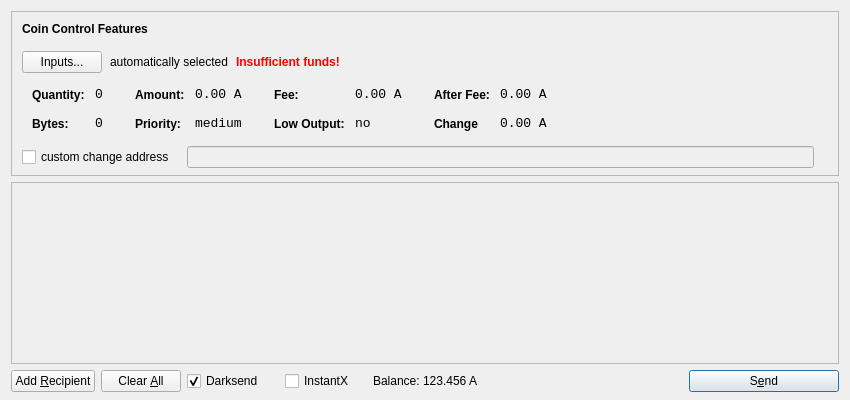
<?xml version="1.0" encoding="UTF-8"?>
<ui version="4.0">
 <class>SendCoinsDialog</class>
 <widget class="QDialog" name="SendCoinsDialog">
  <property name="geometry">
   <rect>
    <x>0</x>
    <y>0</y>
    <width>850</width>
    <height>400</height>
   </rect>
  </property>
  <property name="windowTitle">
   <string>Send Coins</string>
  </property>
  <layout class="QVBoxLayout" name="verticalLayout" stretch="0,1,0">
   <property name="bottomMargin">
    <number>8</number>
   </property>
   <item>
    <widget class="QFrame" name="frameCoinControl">
     <property name="sizePolicy">
      <sizepolicy hsizetype="Expanding" vsizetype="Expanding">
       <horstretch>0</horstretch>
       <verstretch>0</verstretch>
      </sizepolicy>
     </property>
     <property name="maximumSize">
      <size>
       <width>16777215</width>
       <height>16777215</height>
      </size>
     </property>
     <property name="frameShape">
      <enum>QFrame::StyledPanel</enum>
     </property>
     <property name="frameShadow">
      <enum>QFrame::Sunken</enum>
     </property>
     <layout class="QVBoxLayout" name="verticalLayoutCoinControl2">
      <property name="spacing">
       <number>-1</number>
      </property>
      <property name="leftMargin">
       <number>0</number>
      </property>
      <property name="topMargin">
       <number>0</number>
      </property>
      <property name="rightMargin">
       <number>0</number>
      </property>
      <property name="bottomMargin">
       <number>6</number>
      </property>
      <item>
       <layout class="QVBoxLayout" name="verticalLayoutCoinControl" stretch="0,0,0,0,1">
        <property name="spacing">
         <number>0</number>
        </property>
        <property name="leftMargin">
         <number>10</number>
        </property>
        <property name="topMargin">
         <number>10</number>
        </property>
        <item>
         <layout class="QHBoxLayout" name="horizontalLayoutCoinControl1">
          <property name="bottomMargin">
           <number>15</number>
          </property>
          <item>
           <widget class="QLabel" name="labelCoinControlFeatures">
            <property name="sizePolicy">
             <sizepolicy hsizetype="Preferred" vsizetype="Maximum">
              <horstretch>0</horstretch>
              <verstretch>0</verstretch>
             </sizepolicy>
            </property>
            <property name="font">
             <font>
              <weight>75</weight>
              <bold>true</bold>
             </font>
            </property>
            <property name="styleSheet">
             <string notr="true">font-weight:bold;</string>
            </property>
            <property name="text">
             <string>Coin Control Features</string>
            </property>
           </widget>
          </item>
         </layout>
        </item>
        <item>
         <layout class="QHBoxLayout" name="horizontalLayoutCoinControl2" stretch="0,0,0,0">
          <property name="spacing">
           <number>8</number>
          </property>
          <property name="bottomMargin">
           <number>10</number>
          </property>
          <item>
           <widget class="QPushButton" name="pushButtonCoinControl">
            <property name="styleSheet">
             <string notr="true"/>
            </property>
            <property name="text">
             <string>Inputs...</string>
            </property>
           </widget>
          </item>
          <item>
           <widget class="QLabel" name="labelCoinControlAutomaticallySelected">
            <property name="text">
             <string>automatically selected</string>
            </property>
            <property name="margin">
             <number>5</number>
            </property>
           </widget>
          </item>
          <item>
           <widget class="QLabel" name="labelCoinControlInsuffFunds">
            <property name="font">
             <font>
              <weight>75</weight>
              <bold>true</bold>
             </font>
            </property>
            <property name="styleSheet">
             <string notr="true">color:red;font-weight:bold;</string>
            </property>
            <property name="text">
             <string>Insufficient funds!</string>
            </property>
            <property name="margin">
             <number>5</number>
            </property>
           </widget>
          </item>
          <item>
           <spacer name="horizontalSpacerCoinControl">
            <property name="orientation">
             <enum>Qt::Horizontal</enum>
            </property>
            <property name="sizeHint" stdset="0">
             <size>
              <width>40</width>
              <height>1</height>
             </size>
            </property>
           </spacer>
          </item>
         </layout>
        </item>
        <item>
         <widget class="QWidget" name="widgetCoinControl" native="true">
          <property name="sizePolicy">
           <sizepolicy hsizetype="Preferred" vsizetype="Preferred">
            <horstretch>0</horstretch>
            <verstretch>0</verstretch>
           </sizepolicy>
          </property>
          <property name="minimumSize">
           <size>
            <width>0</width>
            <height>0</height>
           </size>
          </property>
          <property name="styleSheet">
           <string notr="true"/>
          </property>
          <layout class="QHBoxLayout" name="horizontalLayoutCoinControl5">
           <property name="margin">
            <number>0</number>
           </property>
           <item>
            <layout class="QHBoxLayout" name="horizontalLayoutCoinControl3" stretch="0,0,0,1">
             <property name="spacing">
              <number>20</number>
             </property>
             <property name="topMargin">
              <number>0</number>
             </property>
             <property name="bottomMargin">
              <number>10</number>
             </property>
             <item>
              <layout class="QFormLayout" name="formLayoutCoinControl1">
               <property name="horizontalSpacing">
                <number>10</number>
               </property>
               <property name="verticalSpacing">
                <number>14</number>
               </property>
               <property name="leftMargin">
                <number>10</number>
               </property>
               <property name="topMargin">
                <number>4</number>
               </property>
               <property name="rightMargin">
                <number>6</number>
               </property>
               <item row="0" column="0">
                <widget class="QLabel" name="labelCoinControlQuantityText">
                 <property name="styleSheet">
                  <string notr="true">font-weight:bold;</string>
                 </property>
                 <property name="text">
                  <string>Quantity:</string>
                 </property>
                 <property name="margin">
                  <number>0</number>
                 </property>
                </widget>
               </item>
               <item row="0" column="1">
                <widget class="QLabel" name="labelCoinControlQuantity">
                 <property name="font">
                  <font>
                   <family>Monospace</family>
                   <pointsize>10</pointsize>
                  </font>
                 </property>
                 <property name="cursor">
                  <cursorShape>IBeamCursor</cursorShape>
                 </property>
                 <property name="contextMenuPolicy">
                  <enum>Qt::ActionsContextMenu</enum>
                 </property>
                 <property name="text">
                  <string>0</string>
                 </property>
                 <property name="margin">
                  <number>0</number>
                 </property>
                 <property name="textInteractionFlags">
                  <set>Qt::LinksAccessibleByMouse|Qt::TextSelectableByKeyboard|Qt::TextSelectableByMouse</set>
                 </property>
                </widget>
               </item>
               <item row="1" column="0">
                <widget class="QLabel" name="labelCoinControlBytesText">
                 <property name="styleSheet">
                  <string notr="true">font-weight:bold;</string>
                 </property>
                 <property name="text">
                  <string>Bytes:</string>
                 </property>
                </widget>
               </item>
               <item row="1" column="1">
                <widget class="QLabel" name="labelCoinControlBytes">
                 <property name="font">
                  <font>
                   <family>Monospace</family>
                   <pointsize>10</pointsize>
                  </font>
                 </property>
                 <property name="cursor">
                  <cursorShape>IBeamCursor</cursorShape>
                 </property>
                 <property name="contextMenuPolicy">
                  <enum>Qt::ActionsContextMenu</enum>
                 </property>
                 <property name="text">
                  <string>0</string>
                 </property>
                 <property name="textInteractionFlags">
                  <set>Qt::LinksAccessibleByMouse|Qt::TextSelectableByKeyboard|Qt::TextSelectableByMouse</set>
                 </property>
                </widget>
               </item>
              </layout>
             </item>
             <item>
              <layout class="QFormLayout" name="formLayoutCoinControl2">
               <property name="horizontalSpacing">
                <number>10</number>
               </property>
               <property name="verticalSpacing">
                <number>14</number>
               </property>
               <property name="leftMargin">
                <number>6</number>
               </property>
               <property name="topMargin">
                <number>4</number>
               </property>
               <property name="rightMargin">
                <number>6</number>
               </property>
               <item row="0" column="0">
                <widget class="QLabel" name="labelCoinControlAmountText">
                 <property name="styleSheet">
                  <string notr="true">font-weight:bold;</string>
                 </property>
                 <property name="text">
                  <string>Amount:</string>
                 </property>
                 <property name="margin">
                  <number>0</number>
                 </property>
                </widget>
               </item>
               <item row="0" column="1">
                <widget class="QLabel" name="labelCoinControlAmount">
                 <property name="font">
                  <font>
                   <family>Monospace</family>
                   <pointsize>10</pointsize>
                  </font>
                 </property>
                 <property name="cursor">
                  <cursorShape>IBeamCursor</cursorShape>
                 </property>
                 <property name="contextMenuPolicy">
                  <enum>Qt::ActionsContextMenu</enum>
                 </property>
                 <property name="text">
                  <string>0.00 A</string>
                 </property>
                 <property name="textInteractionFlags">
                  <set>Qt::LinksAccessibleByMouse|Qt::TextSelectableByKeyboard|Qt::TextSelectableByMouse</set>
                 </property>
                </widget>
               </item>
               <item row="1" column="0">
                <widget class="QLabel" name="labelCoinControlPriorityText">
                 <property name="styleSheet">
                  <string notr="true">font-weight:bold;</string>
                 </property>
                 <property name="text">
                  <string>Priority:</string>
                 </property>
                </widget>
               </item>
               <item row="1" column="1">
                <widget class="QLabel" name="labelCoinControlPriority">
                 <property name="font">
                  <font>
                   <family>Monospace</family>
                   <pointsize>10</pointsize>
                  </font>
                 </property>
                 <property name="cursor">
                  <cursorShape>IBeamCursor</cursorShape>
                 </property>
                 <property name="contextMenuPolicy">
                  <enum>Qt::ActionsContextMenu</enum>
                 </property>
                 <property name="text">
                  <string>medium</string>
                 </property>
                 <property name="textInteractionFlags">
                  <set>Qt::LinksAccessibleByMouse|Qt::TextSelectableByKeyboard|Qt::TextSelectableByMouse</set>
                 </property>
                </widget>
               </item>
              </layout>
             </item>
             <item>
              <layout class="QFormLayout" name="formLayoutCoinControl3">
               <property name="horizontalSpacing">
                <number>10</number>
               </property>
               <property name="verticalSpacing">
                <number>14</number>
               </property>
               <property name="leftMargin">
                <number>6</number>
               </property>
               <property name="topMargin">
                <number>4</number>
               </property>
               <property name="rightMargin">
                <number>6</number>
               </property>
               <item row="0" column="0">
                <widget class="QLabel" name="labelCoinControlFeeText">
                 <property name="styleSheet">
                  <string notr="true">font-weight:bold;</string>
                 </property>
                 <property name="text">
                  <string>Fee:</string>
                 </property>
                 <property name="margin">
                  <number>0</number>
                 </property>
                </widget>
               </item>
               <item row="0" column="1">
                <widget class="QLabel" name="labelCoinControlFee">
                 <property name="font">
                  <font>
                   <family>Monospace</family>
                   <pointsize>10</pointsize>
                  </font>
                 </property>
                 <property name="cursor">
                  <cursorShape>IBeamCursor</cursorShape>
                 </property>
                 <property name="contextMenuPolicy">
                  <enum>Qt::ActionsContextMenu</enum>
                 </property>
                 <property name="text">
                  <string>0.00 A</string>
                 </property>
                 <property name="textInteractionFlags">
                  <set>Qt::LinksAccessibleByMouse|Qt::TextSelectableByKeyboard|Qt::TextSelectableByMouse</set>
                 </property>
                </widget>
               </item>
               <item row="1" column="0">
                <widget class="QLabel" name="labelCoinControlLowOutputText">
                 <property name="styleSheet">
                  <string notr="true">font-weight:bold;</string>
                 </property>
                 <property name="text">
                  <string>Low Output:</string>
                 </property>
                </widget>
               </item>
               <item row="1" column="1">
                <widget class="QLabel" name="labelCoinControlLowOutput">
                 <property name="font">
                  <font>
                   <family>Monospace</family>
                   <pointsize>10</pointsize>
                  </font>
                 </property>
                 <property name="cursor">
                  <cursorShape>IBeamCursor</cursorShape>
                 </property>
                 <property name="contextMenuPolicy">
                  <enum>Qt::ActionsContextMenu</enum>
                 </property>
                 <property name="text">
                  <string>no</string>
                 </property>
                 <property name="textInteractionFlags">
                  <set>Qt::LinksAccessibleByMouse|Qt::TextSelectableByKeyboard|Qt::TextSelectableByMouse</set>
                 </property>
                </widget>
               </item>
              </layout>
             </item>
             <item>
              <layout class="QFormLayout" name="formLayoutCoinControl4">
               <property name="horizontalSpacing">
                <number>10</number>
               </property>
               <property name="verticalSpacing">
                <number>14</number>
               </property>
               <property name="leftMargin">
                <number>6</number>
               </property>
               <property name="topMargin">
                <number>4</number>
               </property>
               <property name="rightMargin">
                <number>6</number>
               </property>
               <item row="0" column="0">
                <widget class="QLabel" name="labelCoinControlAfterFeeText">
                 <property name="styleSheet">
                  <string notr="true">font-weight:bold;</string>
                 </property>
                 <property name="text">
                  <string>After Fee:</string>
                 </property>
                 <property name="margin">
                  <number>0</number>
                 </property>
                </widget>
               </item>
               <item row="0" column="1">
                <widget class="QLabel" name="labelCoinControlAfterFee">
                 <property name="font">
                  <font>
                   <family>Monospace</family>
                   <pointsize>10</pointsize>
                  </font>
                 </property>
                 <property name="cursor">
                  <cursorShape>IBeamCursor</cursorShape>
                 </property>
                 <property name="contextMenuPolicy">
                  <enum>Qt::ActionsContextMenu</enum>
                 </property>
                 <property name="text">
                  <string>0.00 A</string>
                 </property>
                 <property name="textInteractionFlags">
                  <set>Qt::LinksAccessibleByMouse|Qt::TextSelectableByKeyboard|Qt::TextSelectableByMouse</set>
                 </property>
                </widget>
               </item>
               <item row="1" column="0">
                <widget class="QLabel" name="labelCoinControlChangeText">
                 <property name="styleSheet">
                  <string notr="true">font-weight:bold;</string>
                 </property>
                 <property name="text">
                  <string>Change</string>
                 </property>
                </widget>
               </item>
               <item row="1" column="1">
                <widget class="QLabel" name="labelCoinControlChange">
                 <property name="font">
                  <font>
                   <family>Monospace</family>
                   <pointsize>10</pointsize>
                  </font>
                 </property>
                 <property name="cursor">
                  <cursorShape>IBeamCursor</cursorShape>
                 </property>
                 <property name="contextMenuPolicy">
                  <enum>Qt::ActionsContextMenu</enum>
                 </property>
                 <property name="text">
                  <string>0.00 A</string>
                 </property>
                 <property name="textInteractionFlags">
                  <set>Qt::LinksAccessibleByMouse|Qt::TextSelectableByKeyboard|Qt::TextSelectableByMouse</set>
                 </property>
                </widget>
               </item>
              </layout>
             </item>
            </layout>
           </item>
          </layout>
         </widget>
        </item>
        <item>
         <layout class="QHBoxLayout" name="horizontalLayoutCoinControl4" stretch="0,0,0">
          <property name="spacing">
           <number>12</number>
          </property>
          <property name="sizeConstraint">
           <enum>QLayout::SetDefaultConstraint</enum>
          </property>
          <property name="topMargin">
           <number>5</number>
          </property>
          <property name="rightMargin">
           <number>5</number>
          </property>
          <item>
           <widget class="QCheckBox" name="checkBoxCoinControlChange">
            <property name="text">
             <string>custom change address</string>
            </property>
           </widget>
          </item>
          <item>
           <widget class="QLineEdit" name="lineEditCoinControlChange">
            <property name="enabled">
             <bool>false</bool>
            </property>
            <property name="sizePolicy">
             <sizepolicy hsizetype="Expanding" vsizetype="Fixed">
              <horstretch>0</horstretch>
              <verstretch>0</verstretch>
             </sizepolicy>
            </property>
           </widget>
          </item>
          <item>
           <widget class="QLabel" name="labelCoinControlChangeLabel">
            <property name="sizePolicy">
             <sizepolicy hsizetype="Preferred" vsizetype="Expanding">
              <horstretch>0</horstretch>
              <verstretch>0</verstretch>
             </sizepolicy>
            </property>
            <property name="minimumSize">
             <size>
              <width>0</width>
              <height>0</height>
             </size>
            </property>
            <property name="text">
             <string/>
            </property>
            <property name="margin">
             <number>3</number>
            </property>
           </widget>
          </item>
         </layout>
        </item>
        <item>
         <spacer name="verticalSpacerCoinControl">
          <property name="orientation">
           <enum>Qt::Vertical</enum>
          </property>
          <property name="sizeHint" stdset="0">
           <size>
            <width>800</width>
            <height>1</height>
           </size>
          </property>
         </spacer>
        </item>
       </layout>
      </item>
     </layout>
    </widget>
   </item>
   <item>
    <widget class="QScrollArea" name="scrollArea">
     <property name="widgetResizable">
      <bool>true</bool>
     </property>
     <widget class="QWidget" name="scrollAreaWidgetContents">
      <property name="geometry">
       <rect>
        <x>0</x>
        <y>0</y>
        <width>830</width>
        <height>165</height>
       </rect>
      </property>
      <layout class="QVBoxLayout" name="verticalLayout_2">
       <property name="margin">
        <number>0</number>
       </property>
       <item>
        <layout class="QVBoxLayout" name="entries">
         <property name="spacing">
          <number>6</number>
         </property>
        </layout>
       </item>
       <item>
        <spacer name="verticalSpacer">
         <property name="orientation">
          <enum>Qt::Vertical</enum>
         </property>
         <property name="sizeHint" stdset="0">
          <size>
           <width>20</width>
           <height>40</height>
          </size>
         </property>
        </spacer>
       </item>
      </layout>
     </widget>
    </widget>
   </item>
   <item>
    <layout class="QHBoxLayout" name="horizontalLayout">
     <item>
      <widget class="QPushButton" name="addButton">
       <property name="toolTip">
        <string>Send to multiple recipients at once</string>
       </property>
       <property name="text">
        <string>Add &amp;Recipient</string>
       </property>
       <property name="autoDefault">
        <bool>false</bool>
       </property>
      </widget>
     </item>
     <item>
      <widget class="QPushButton" name="clearButton">
       <property name="sizePolicy">
        <sizepolicy hsizetype="Minimum" vsizetype="Fixed">
         <horstretch>0</horstretch>
         <verstretch>0</verstretch>
        </sizepolicy>
       </property>
       <property name="toolTip">
        <string>Remove all transaction fields</string>
       </property>
       <property name="text">
        <string>Clear &amp;All</string>
       </property>
       <property name="autoRepeatDelay">
        <number>300</number>
       </property>
       <property name="autoDefault">
        <bool>false</bool>
       </property>
      </widget>
     </item>
     <item>
      <layout class="QHBoxLayout" name="horizontalLayout_2">
       <property name="spacing">
        <number>3</number>
       </property>
        <item>
        <widget class="QCheckBox" name="checkUseDarksend">
         <property name="minimumSize">
          <size>
           <width>95</width>
           <height>0</height>
          </size>
         </property>
         <property name="text">
          <string>Darksend</string>
         </property>
         <property name="checked">
          <bool>true</bool>
         </property>
        </widget>
       </item>
       <item>
        <widget class="QCheckBox" name="checkInstantX">
         <property name="enabled">
          <bool>true</bool>
         </property>
         <property name="minimumSize">
          <size>
           <width>85</width>
           <height>0</height>
          </size>
         </property>
         <property name="text">
          <string>InstantX</string>
         </property>
        </widget>
       </item>
       <item>
        <widget class="QLabel" name="label">
         <property name="sizePolicy">
          <sizepolicy hsizetype="Preferred" vsizetype="Fixed">
           <horstretch>0</horstretch>
           <verstretch>0</verstretch>
          </sizepolicy>
         </property>
         <property name="text">
          <string>Balance:</string>
         </property>
        </widget>
       </item>
       <item>
        <widget class="QLabel" name="labelBalance">
         <property name="sizePolicy">
          <sizepolicy hsizetype="Preferred" vsizetype="Fixed">
           <horstretch>0</horstretch>
           <verstretch>0</verstretch>
          </sizepolicy>
         </property>
         <property name="cursor">
          <cursorShape>IBeamCursor</cursorShape>
         </property>
         <property name="text">
          <string>123.456 A</string>
         </property>
         <property name="textInteractionFlags">
          <set>Qt::LinksAccessibleByMouse|Qt::TextSelectableByKeyboard|Qt::TextSelectableByMouse</set>
         </property>
        </widget>
       </item>
      </layout>
     </item>
     <item>
      <spacer name="horizontalSpacer">
       <property name="orientation">
        <enum>Qt::Horizontal</enum>
       </property>
       <property name="sizeHint" stdset="0">
        <size>
         <width>40</width>
         <height>20</height>
        </size>
       </property>
      </spacer>
     </item>
     <item>
      <widget class="QPushButton" name="sendButton">
       <property name="minimumSize">
        <size>
         <width>150</width>
         <height>0</height>
        </size>
       </property>
       <property name="toolTip">
        <string>Confirm the send action</string>
       </property>
       <property name="text">
        <string>S&amp;end</string>
       </property>
       <property name="icon">
        <iconset resource="../bitcoin.qrc">
         <normaloff>:/icons/send</normaloff>:/icons/send</iconset>
       </property>
       <property name="default">
        <bool>true</bool>
       </property>
      </widget>
     </item>
    </layout>
   </item>
  </layout>
 </widget>
 <resources>
  <include location="../bitcoin.qrc"/>
 </resources>
 <connections/>
</ui>
